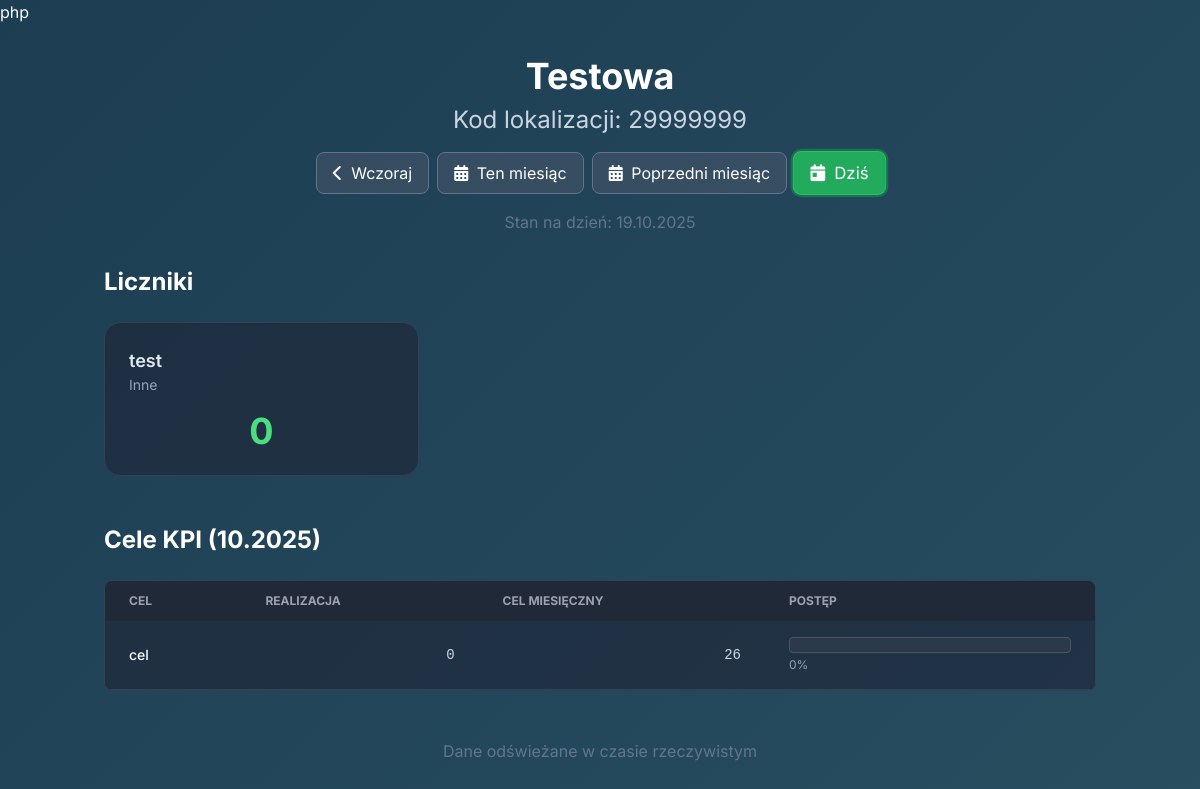
The page /modules/licznik2/public.php?sfid=29999999 on the database its author committed.
### tables this page shows
CREATE TABLE `sfid_locations` (
  `id` int(11) NOT NULL CHECK (`id` between 10000000 and 29999999),
  `name` varchar(100) NOT NULL,
  `location_category_id` int(11) DEFAULT NULL,
  `address` text NOT NULL,
  `work_hours` longtext NOT NULL CHECK (json_valid(`work_hours`)),
  `max_monthly_hours` decimal(5,2) DEFAULT 168.00,
  `created_at` timestamp NOT NULL DEFAULT current_timestamp(),
  `is_active` tinyint(1) NOT NULL DEFAULT 1
);

CREATE TABLE `licznik_counters` (
  `id` int(11) NOT NULL,
  `sfid_id` int(11) NOT NULL,
  `title` varchar(255) NOT NULL,
  `increment` int(11) NOT NULL DEFAULT 1,
  `type` enum('number','currency') NOT NULL DEFAULT 'number',
  `symbol` varchar(10) DEFAULT NULL,
  `category_id` int(11) NOT NULL,
  `color` varchar(7) DEFAULT '#374151',
  `is_active` tinyint(1) NOT NULL DEFAULT 1,
  `is_default` tinyint(1) NOT NULL DEFAULT 0,
  `sort_order` int(11) DEFAULT 0,
  `created_at` timestamp NOT NULL DEFAULT current_timestamp()
);

CREATE TABLE `licznik_categories` (
  `id` int(11) NOT NULL,
  `sfid_id` int(11) NOT NULL,
  `name` varchar(255) NOT NULL,
  `color` varchar(7) DEFAULT '#374151',
  `is_active` tinyint(1) NOT NULL DEFAULT 1,
  `created_at` timestamp NOT NULL DEFAULT current_timestamp()
);

CREATE TABLE `licznik_kpi_goals` (
  `id` int(11) NOT NULL,
  `sfid_id` int(11) NOT NULL,
  `name` varchar(255) NOT NULL,
  `total_goal` int(11) NOT NULL,
  `is_active` tinyint(1) NOT NULL DEFAULT 1,
  `created_at` timestamp NOT NULL DEFAULT current_timestamp()
);

### modules/licznik2/public.php (the view, shortened to what this page needs)
<?php
require_once '../../includes/db.php';
$sfid = $_GET['sfid'] ?? null;
$location_query = "SELECT name, address FROM sfid_locations WHERE id = ? AND is_active = 1";
$location_stmt = $pdo->prepare($location_query);
$location_stmt->execute([$sfid]);
$location = $location_stmt->fetch(PDO::FETCH_ASSOC);
$selected_date = $_GET['date'] ?? date('Y-m-d');
$selected_date_obj = new DateTime($selected_date);
$counters_query = "
    SELECT
        c.id,
        c.title,
        c.type,
        c.symbol,
        cat.name as category,
        cat.color as category_color,
        SUM(COALESCE(dv.value, 0)) as total_value
    FROM licznik_counters c
    LEFT JOIN licznik_categories cat ON c.category_id = cat.id
    LEFT JOIN licznik_daily_values dv ON c.id = dv.counter_id AND dv.date = ?
    WHERE c.sfid_id = ? AND c.is_active = 1
    GROUP BY c.id
    ORDER BY c.sort_order, c.title
";
$counters_stmt = $pdo->prepare($counters_query);
$counters_stmt->execute([$selected_date, $sfid]);
$counters = $counters_stmt->fetchAll(PDO::FETCH_ASSOC);
$has_kpi_query = "SELECT COUNT(*) FROM licznik_kpi_goals WHERE sfid_id = ? AND is_active = 1";
$has_kpi_stmt = $pdo->prepare($has_kpi_query);
$has_kpi_stmt->execute([$sfid]);
$has_kpi_goals = $has_kpi_stmt->fetchColumn() > 0;
$kpi_goals = [];
if (!empty($counters)) {
    $kpi_query = "
        SELECT
            kg.id,
            kg.name,
            kg.total_goal,
            GROUP_CONCAT(klc.counter_id) as linked_counter_ids
        FROM licznik_kpi_goals kg
        LEFT JOIN licznik_kpi_linked_counters klc ON kg.id = klc.kpi_goal_id
        WHERE kg.sfid_id = ? AND kg.is_active = 1
        GROUP BY kg.id
        ORDER BY kg.name
    ";
    $kpi_stmt = $pdo->prepare($kpi_query);
    $kpi_stmt->execute([$sfid]);
    $kpi_goals = $kpi_stmt->fetchAll(PDO::FETCH_ASSOC);
}
?>
<!DOCTYPE html>
<html lang="pl">
<head>
    <script src="https://cdn.tailwindcss.com"></script>
    <link href="https://cdnjs.cloudflare.com/ajax/libs/font-awesome/6.0.0/css/all.min.css" rel="stylesheet">
</head>
<body class="bg-slate-900 text-white antialiased">
    <div class="container mx-auto px-4 py-8">
        <header class="text-center mb-8">
            <h1 class="text-4xl font-bold text-white mb-2"><?= htmlspecialchars($location['name']) ?></h1>
            <h2 class="text-2xl text-slate-300 mb-4">Kod lokalizacji: <?= htmlspecialchars($sfid) ?></h2>
            <div class="flex justify-center items-center gap-2 mb-4 flex-wrap">
                <button onclick="changeDate('yesterday')" class="date-button text-white px-4 py-2 rounded-lg" data-period="yesterday">
                    <i class="fas fa-chevron-left mr-1"></i> Wczoraj
                </button>
                <button onclick="changeDate('current_month')" class="date-button text-white px-4 py-2 rounded-lg" data-period="current_month">
                    <i class="fas fa-calendar-alt mr-1"></i> Ten miesiąc
                </button>
                <button onclick="changeDate('previous_month')" class="date-button text-white px-4 py-2 rounded-lg" data-period="previous_month">
                    <i class="fas fa-calendar-alt mr-1"></i> Poprzedni miesiąc
                </button>
                <button onclick="changeDate('today')" class="date-button today text-white px-4 py-2 rounded-lg" data-period="today">
                    <i class="fas fa-calendar-day mr-1"></i> Dziś
                </button>
            </div>
            <p class="text-slate-500 mt-2">Stan na dzień: <?= date('d.m.Y', strtotime($selected_date)) ?></p>
        </header>
        <section class="mb-12">
            <h3 class="text-2xl font-bold text-white mb-6">Liczniki</h3>
            <div class="grid grid-cols-1 sm:grid-cols-2 lg:grid-cols-3 xl:grid-cols-4 gap-6">
                <?php foreach ($counters as $counter): ?>
                <div class="counter-card p-6">
                    <div class="flex justify-between items-start mb-4">
                        <div>
                            <h4 class="text-lg font-semibold text-slate-200"><?= htmlspecialchars($counter['title']) ?></h4>
                            <p class="text-slate-400 text-sm"><?= htmlspecialchars($counter['category'] ?? 'Bez kategorii') ?></p>
                        </div>
                    </div>
                    <div class="text-center">
                        <div class="text-4xl font-bold text-green-400">
                            <?= $counter['total_value'] ?>
                        </div>
                    </div>
                </div>
                <?php endforeach; ?>
            </div>
        </section>
        <section>
            <h3 class="text-2xl font-bold text-white mb-6">Cele KPI (<?= $selected_date_obj->format('m.Y') ?>)</h3>
            <?php if (!$has_kpi_goals): ?>
                <div class="bg-slate-800/70 border border-slate-700 rounded-lg p-8 text-center">
                    <i class="fas fa-info-circle text-blue-400 text-3xl mb-4"></i>
                    <p class="text-slate-400 text-lg">Brak zdefiniowanych celów KPI dla tej lokalizacji.</p>
                    <p class="text-slate-500 text-sm mt-2">Cele KPI nie zostały jeszcze skonfigurowane dla lokalizacji <?= htmlspecialchars($location['name']) ?>.</p>
                </div>
            <?php else: ?>
                <div class="overflow-x-auto bg-slate-800/70 border border-slate-700 rounded-lg">
                    <table class="min-w-full text-sm text-left text-gray-300">
                        <thead class="text-xs text-gray-400 uppercase bg-gray-800">
                            <tr>
                                <th class="px-6 py-3">Cel</th>
                                <th class="px-6 py-3">Realizacja</th>
                                <th class="px-6 py-3">Cel miesięczny</th>
                                <th class="px-6 py-3 w-1/3">Postęp</th>
                            </tr>
                        </thead>
                        <tbody>
                            <?php foreach ($kpi_goals as $goal): ?>
                            <tr class="border-b border-slate-700 hover:bg-slate-800">
                                <td class="px-6 py-4 font-medium text-white"><?= htmlspecialchars($goal['name']) ?></td>
                                <td class="px-6 py-4 text-right font-mono"><?= $goal['monthly_total'] ?></td>
                                <td class="px-6 py-4 text-right font-mono"><?= $goal['total_goal'] ?></td>
                                <td class="px-6 py-4">
                                    <div class="progress-bar h-4">
                                    </div>
                                    <div class="text-xs text-gray-400 mt-1"><?= round($goal['progress_percent']) ?>%</div>
                                </td>
                            </tr>
                            <?php endforeach; ?>
                        </tbody>
                    </table>
                </div>
            <?php endif; ?>
        </section>
        <footer class="text-center text-slate-500 mt-12">
            <p>Dane odświeżane w czasie rzeczywistym</p>
        </footer>
    </div>
</body>
</html>

### modules/licznik2/public.php (style rules this page uses)
body { font-family: 'Inter', sans-serif; background: linear-gradient(-45deg, #0f2027, #203a43, #2c5364, #1c3d52); background-size: 400% 400%; animation: gradientBG 15s ease infinite; min-height: 100vh; }
.counter-card { background: rgba(30, 41, 59, 0.7); border: 1px solid rgb(51, 65, 85); border-radius: 1rem; transition: all 0.3s ease; }
.progress-bar { background: rgba(55, 65, 81, 0.5); border-radius: 0.25rem; overflow: hidden; border: 1px solid rgb(75, 85, 99); }
.date-button { background: rgba(71, 85, 105, 0.6); border: 1px solid rgb(100, 116, 139); transition: all 0.2s ease; }
.date-button.active { background: rgba(34, 197, 94, 0.8) !important; border-color: rgb(34, 197, 94) !important; transform: scale(1.05); box-shadow: 0 0 0 2px rgba(34, 197, 94, 0.3); }
.date-button.today { background: rgba(34, 197, 94, 0.5); border-color: rgb(22, 163, 74); }

### rows shown on the page
sfid_locations: name "Testowa"
licznik_counters: title "test", category.name "Inne", total_value "0"
licznik_kpi_goals: name "cel", monthly_total "0", total_goal "26", progress_percent "0"

### other values the page prints
$sfid "29999999"
